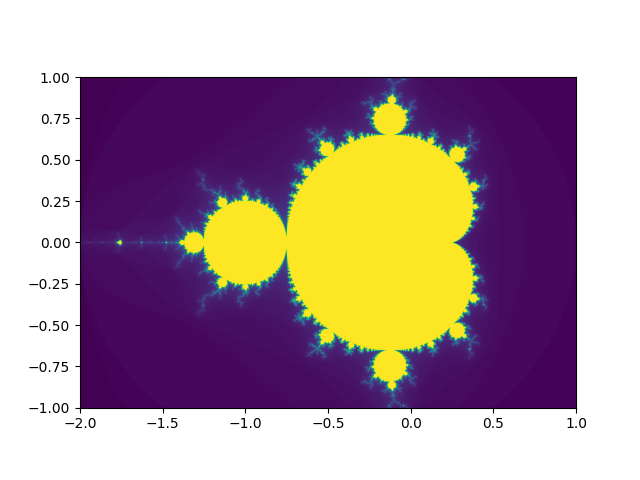

This figure's Python source:
import numpy as np
import matplotlib.pyplot as plt
from scipy import signal
from celluloid import Camera

def mandelbrot(real, im, max_iter):
    c = complex(re,im)
    z = 0.0j
    for i in range(max_iter):
        z = z*z + c
        if(z.real*z.real +z.imag*z.imag) >= 4:
            return i
    return max_iter
    
columnas = 5000
filas = 5000

plano_imag = np.zeros([columnas,filas])

for indice_fila, re in enumerate(np.linspace(-2,1,num=filas)):
    for indice_columna, im in enumerate(np.linspace(-1,1,num=columnas)):
        plano_imag[indice_columna,indice_fila] = mandelbrot(re,im,100)

plt.figure(dpi=100)
plt.imshow(plano_imag, cmap='viridis', extent=[-2,1,-1,1])
plt.show()
